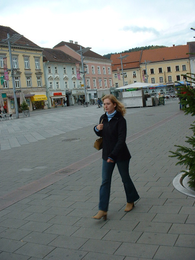
%> input picture image feature/pics/person.png, 195 x 260 px, shrunk from 480 x 640 before the run
$ octave uniformLBP.m   (GNU Octave 9; MATLAB toolbox functions it lacks are replaced by stand-ins)
%> lines starting %> are read from the running program, lines starting %| are printed output that depends on the picture
% 使用等价模式的LBP算子（Ojala2002年改进）
close all; clear; clc;
img = imread('../pics/person.png');
%> img is the input picture: size 260x195x3 uint8; mean R, G, B 125.1, 130.4, 127.5
if size(img,3) == 3
    img = rgb2gray(img);
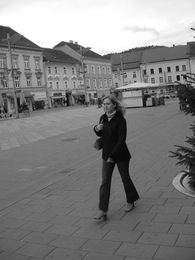
%> img: size 260x195 uint8; min 0, max 255, mean 128.5
end
img = double(img);
%> img: size 260x195 double
[rows,cols] = size(img);
%> rows = 260; cols = 195
trans_seque = zeros(1,8);
for k = 1:8
    trans_seque(k) = 2^(8-k);    % 二进制转十进制的权重序列
end
% 58种等价模式（映射到1~58）和1种混合模式（映射为0）
op_num = zeros(1,8);
table = zeros(1,256);
flag = 1;
for i = 0:255
    dec_num = i;
    for j = 1:8    % 十进制转二进制
        op_num(j) = floor(dec_num/trans_seque(j));
        dec_num = mod(dec_num,trans_seque(j));
    end
    if sum(bitxor(op_num,circshift(op_num,1))) <= 2
        table(i+1) = flag;
        flag = flag + 1;
    end
end
% 计算LBP描述子
LBP_val = zeros(rows,cols);
gray_val = zeros(1,8);
for i = 3:rows-2
    for j = 3:cols-2
        % 与原始LBP的区别
        for k = 1:8
            coords_x = i + 2*cos(2*pi*k/8);
            coords_y = j + 2*sin(2*pi*k/8);
            % 得到周围4个（整数）像素点的坐标
            x1 = floor(coords_x); x2 = ceil(coords_x);
            y1 = floor(coords_y); y2 = ceil(coords_y);
            tx = coords_x - x1; ty = coords_y - y1;
            % 计算插值系数
            w1 = (1-tx)*(1-ty); w4 = tx*ty;
            w2 = tx*(1-ty); w3 = (1-tx)*ty;
            % 进行灰度插值（双线性插值）
            gray_val(k) = w1*img(x1,y1)+w2*img(x1,y2)+w3*img(x2,y1)+w4*img(x2,y2);
        end
        bin_seque = gray_val > img(i,j);    % 得到二进制LBP描述子
        hop_counts = sum(bitxor(bin_seque,circshift(bin_seque,1)));    % 计算跳变次数
        if hop_counts <= 2    % 使用映射表
            LBP_val(i,j) = table(0:255==sum(bin_seque.*trans_seque));
        end
    end
end
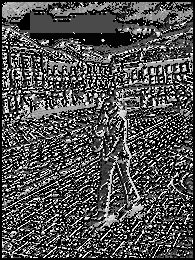
%> LBP_val: size 260x195 double; min 0, max 58, mean 18.4; drawn with min black and max white
%> after the loop, gray_val = [74.51 73 76.83 81 79.76 79 78.07 76]
figure; imshow(uint8(LBP_val));    % 值在0~58之间，看起来会很暗
%> after `imshow(uint8(LBP_val))`:
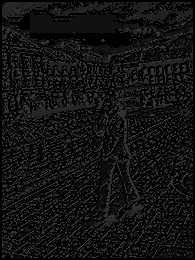
%> displayed picture: size 260x195, on the screen's scale of 0 to 255; min 0, max 58, mean 18.4; mean of the top-left, top-right, bottom-left and bottom-right quarters 19.5, 18.8, 17.8, 17.4
figure; imshow(LBP_val,[]);    % 缩放亮度级

$ run again, with image feature/pics/2.png copied over image feature/pics/person.png
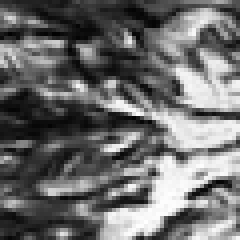
%> input picture image feature/pics/2.png, 60 x 60 px (shown 4 times larger)
%> img is the input picture: size 60x60x3 uint8; min 2, max 255, mean 108
%> after the loop `for i = 3:rows-2`:
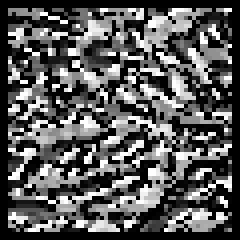
%> LBP_val: size 60x60 double (shown 4 times larger); min 0, max 58, mean 20.5; drawn with min black and max white
%> after the loop `for i = 3:rows-2`: gray_val = [188.9 96 134.8 238 225.6 212 163.9 187]
%> `imshow(uint8(LBP_val))`:
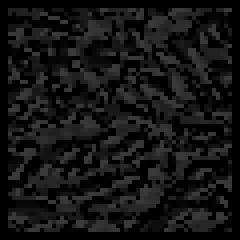
%> displayed picture: size 60x60, on the screen's scale of 0 to 255 (shown 4 times larger); min 0, max 58, mean 20.5; mean of the top-left, top-right, bottom-left and bottom-right quarters 19.4, 21.2, 21.3, 20
